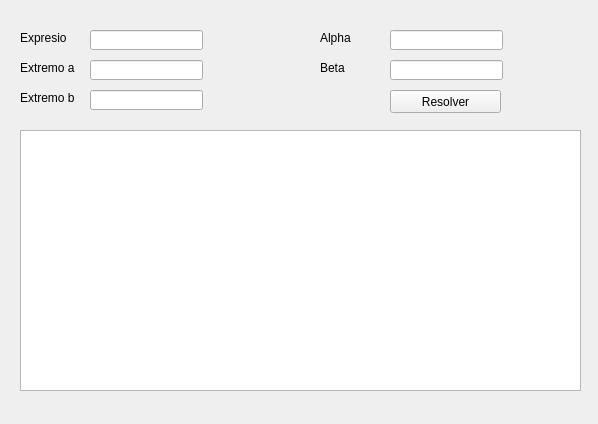
<?xml version="1.0" encoding="UTF-8"?>
<ui version="4.0">
 <class>WRungeEdo</class>
 <widget class="QMainWindow" name="WRungeEdo">
  <property name="geometry">
   <rect>
    <x>0</x>
    <y>0</y>
    <width>598</width>
    <height>424</height>
   </rect>
  </property>
  <property name="windowTitle">
   <string>MainWindow</string>
  </property>
  <widget class="QWidget" name="centralwidget">
   <widget class="QLineEdit" name="leExpresion">
    <property name="geometry">
     <rect>
      <x>90</x>
      <y>30</y>
      <width>113</width>
      <height>20</height>
     </rect>
    </property>
   </widget>
   <widget class="QLabel" name="label">
    <property name="geometry">
     <rect>
      <x>20</x>
      <y>30</y>
      <width>46</width>
      <height>16</height>
     </rect>
    </property>
    <property name="text">
     <string>Expresion</string>
    </property>
   </widget>
   <widget class="QTextEdit" name="teResultado">
    <property name="geometry">
     <rect>
      <x>20</x>
      <y>130</y>
      <width>561</width>
      <height>261</height>
     </rect>
    </property>
   </widget>
   <widget class="QPushButton" name="pbResolver">
    <property name="geometry">
     <rect>
      <x>390</x>
      <y>90</y>
      <width>111</width>
      <height>23</height>
     </rect>
    </property>
    <property name="text">
     <string>Resolver</string>
    </property>
   </widget>
   <widget class="QLineEdit" name="leExa">
    <property name="geometry">
     <rect>
      <x>90</x>
      <y>60</y>
      <width>113</width>
      <height>20</height>
     </rect>
    </property>
   </widget>
   <widget class="QLabel" name="label_2">
    <property name="geometry">
     <rect>
      <x>20</x>
      <y>60</y>
      <width>61</width>
      <height>16</height>
     </rect>
    </property>
    <property name="text">
     <string>Extremo a</string>
    </property>
   </widget>
   <widget class="QLineEdit" name="leExb">
    <property name="geometry">
     <rect>
      <x>90</x>
      <y>90</y>
      <width>113</width>
      <height>20</height>
     </rect>
    </property>
   </widget>
   <widget class="QLabel" name="label_3">
    <property name="geometry">
     <rect>
      <x>20</x>
      <y>90</y>
      <width>61</width>
      <height>16</height>
     </rect>
    </property>
    <property name="text">
     <string>Extremo b</string>
    </property>
   </widget>
   <widget class="QLineEdit" name="leAlpha">
    <property name="geometry">
     <rect>
      <x>390</x>
      <y>30</y>
      <width>113</width>
      <height>20</height>
     </rect>
    </property>
   </widget>
   <widget class="QLabel" name="label_4">
    <property name="geometry">
     <rect>
      <x>320</x>
      <y>30</y>
      <width>46</width>
      <height>16</height>
     </rect>
    </property>
    <property name="text">
     <string>Alpha</string>
    </property>
   </widget>
   <widget class="QLabel" name="label_5">
    <property name="geometry">
     <rect>
      <x>320</x>
      <y>60</y>
      <width>46</width>
      <height>16</height>
     </rect>
    </property>
    <property name="text">
     <string>Beta</string>
    </property>
   </widget>
   <widget class="QLineEdit" name="leBeta">
    <property name="geometry">
     <rect>
      <x>390</x>
      <y>60</y>
      <width>113</width>
      <height>20</height>
     </rect>
    </property>
   </widget>
  </widget>
 </widget>
 <resources/>
 <connections/>
</ui>
